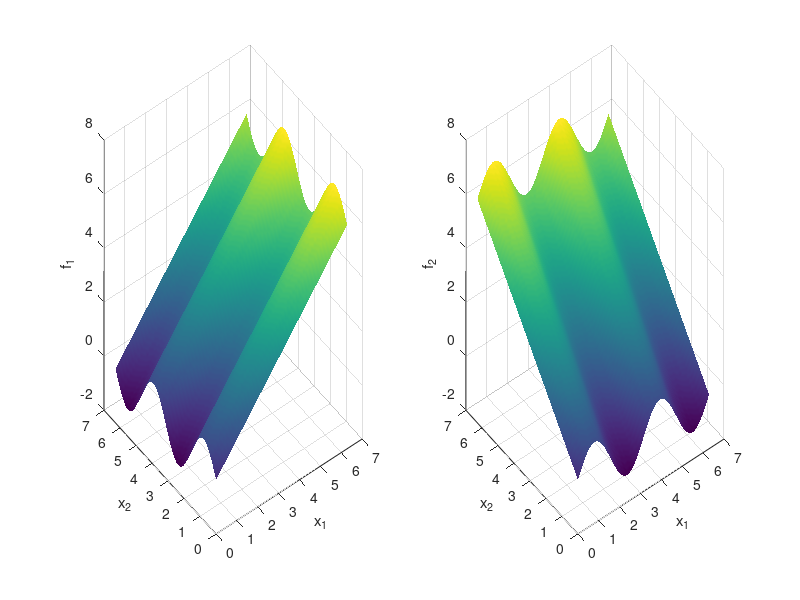

Reproduce this figure in MATLAB.
%Explore computing partial derivatives numerically
%
%Christopher Lum
%lum@uw.edu

%Version History:
%05/15/20: Created
%01/07/24: Moved to YouTube repo

clear
clc
close all

tic

x1 = linspace(0,2*pi,100);
x2 = linspace(0,2*pi,100);

[X1,X2] = meshgrid(x1,x2);

f1 = X1 + sin(2*X2);
f2 = X2 + sin(2*X1);

figure
subplot(1,2,1)
surf(X1,X2,f1)
shading interp
xlabel('x_1')
ylabel('x_2')
zlabel('f_1')
grid on

subplot(1,2,2)
surf(X1,X2,f2)
shading interp
xlabel('x_1')
ylabel('x_2')
zlabel('f_2')
grid on

toc
disp('DONE!')